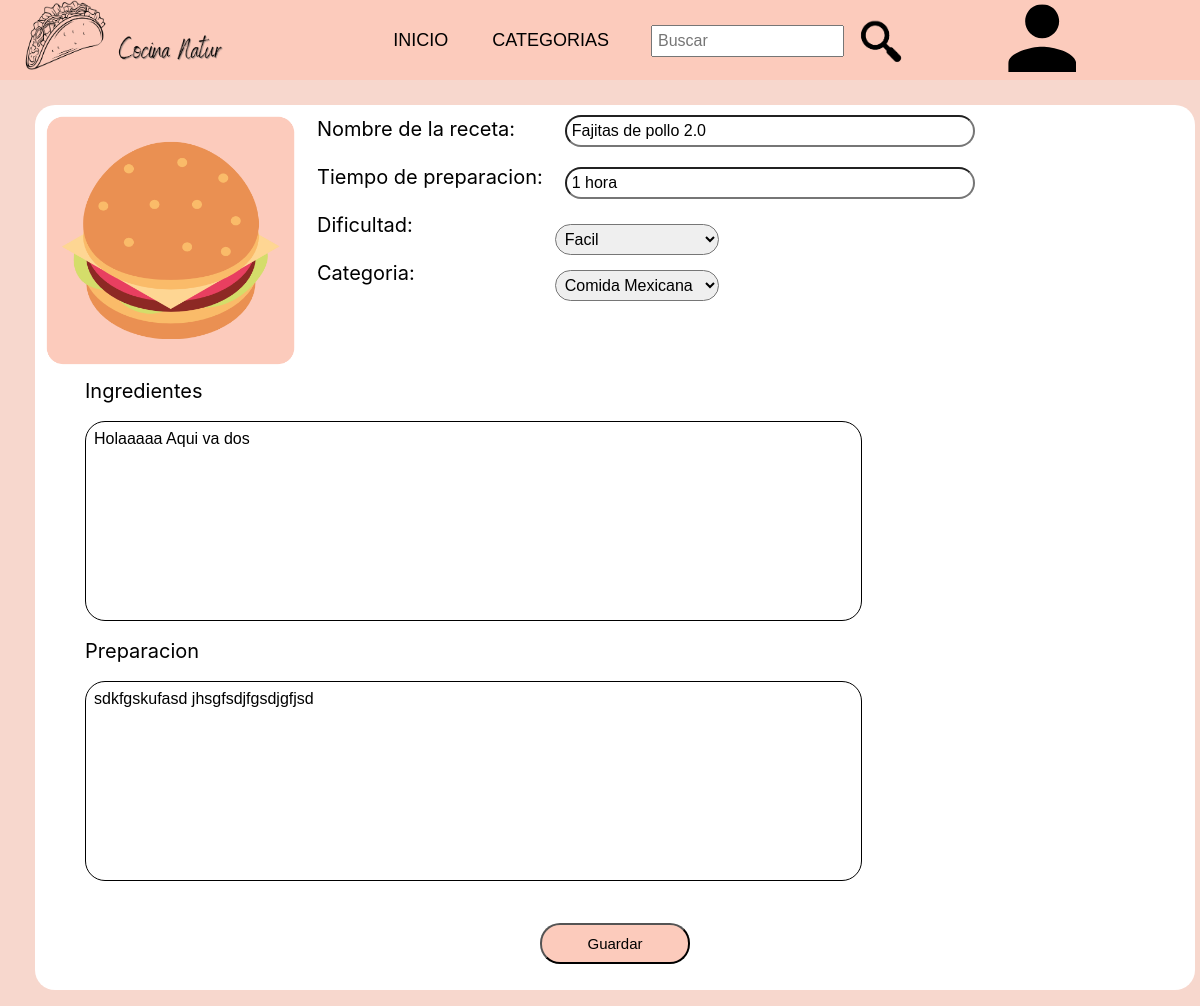
The page /EditarReceta.php?id=1 on the database as committed earlier.
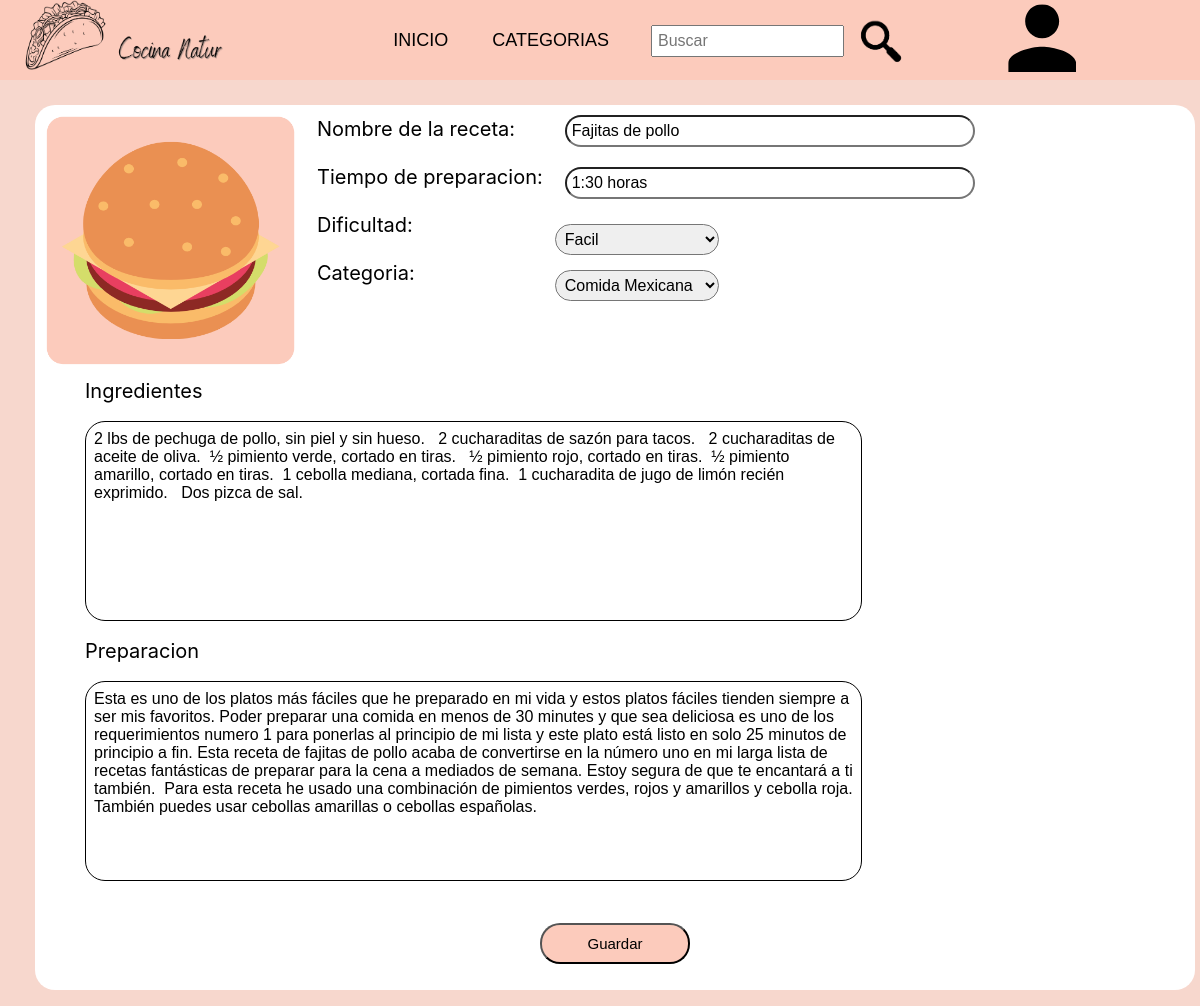
The same page on the database as committed later.
### tables this page shows
CREATE TABLE `receta` (
  `id_receta` int(11) NOT NULL,
  `id_usuario` int(11) NOT NULL,
  `nombre_receta` text NOT NULL,
  `tipo_receta` varchar(50) NOT NULL,
  `tiempo_receta` varchar(10) NOT NULL,
  `dificultad_receta` varchar(20) NOT NULL,
  `calificacion_receta` int(5) NOT NULL,
  `ingredientes_receta` varchar(1000) NOT NULL,
  `pasos_receta` text NOT NULL
);

### EditarReceta.php (the view, shortened to what this page needs)
<?php include "layouts/header.php"; ?>
<?php
    require 'Controllers/connect_db.php';
    $id_receta = $_GET['id'];
    $consultar = "SELECT * FROM receta WHERE id_receta='$id_receta'";
    $query = mysqli_query($conexion,$consultar);
    foreach($query as $row){
        $nombre = $row['nombre_receta'];
        $tiempo = $row['tiempo_receta'];
        $ingredientes = $row['ingredientes_receta'];
        $pasos = $row['pasos_receta'];
    }
?>
<!DOCTYPE html>
<html lang="en">
<head>
    <link rel="stylesheet" type="text/css" href="CSS/CSSañadir.css">
</head>
<body>
<div class="container">
    <div class="image">
     <form action="./Controllers/EditRecet.php" method="post" >
        <img src="images/food.png">
        <div class="encabezado">
            <p>Nombre de la receta: </p>
            <p>Tiempo de preparacion: </p>
            <p>Dificultad: </p>
            <p>Categoria: </p>
        </div>
        <div class="inp">
            <input type="text" name="nombreReceta" value="<?php echo $nombre ?>"><br>
            <input type="text" name="tiempo" placeholder="0:00" value="<?php echo $tiempo ?>"><br>
            <select name="dificultad">
                <option value="Facil">Facil</option>
            </select>
            <select name="categoria">
                <option value="Comida Mexicana">Comida Mexicana</option>
            </select>
        </div>
    </div>
    <div class="contenido">
        <p>Ingredientes</p><br>
            <div contenteditable class="fake-textarea" oninput="document.querySelector('#ingredientes').textContent = this.innerText"><?php echo $ingredientes ?></div>
        <br><p>Preparacion</p><br>
            <div contenteditable class="fake-textarea" oninput="document.querySelector('#preparacion').textContent = this.innerText"><?php echo $pasos ?></div>
    </div>
    <div class="boton">
        <input type="submit" value="Guardar" >
    </div>
</div>
</body>
</html>

Rows that differ between the two databases and show on the page:
changed receta: nombreReceta "Fajitas de pollo 2.0" → "Fajitas de pollo"; tiempo "1 hora" → "1:30 horas"; ingredientes_receta "Holaaaaa Aqui va dos" → "2 lbs de pechuga de pollo, sin piel y sin hueso. 2 cucharaditas de sazón para tacos. 2 cucharaditas de aceite de oliva. ½ pimiento verde, cortado en tiras. ½ pimiento rojo, cortado en tiras. ½ pimiento amarillo, cortado en tiras. 1 cebolla mediana, cortada fina. 1 cucharadita de jugo de limón recién exprimido. Dos pizca de sal."; pasos_receta "sdkfgskufasd jhsgfsdjfgsdjgfjsd" → "Esta es uno de los platos más fáciles que he preparado en mi vida y estos platos fáciles tienden siempre a ser mis favoritos. Poder preparar una comida en menos de 30 minutes y que sea deliciosa es uno de los requerimientos numero 1 para ponerlas al principio de mi lista y este plato está listo en solo 25 minutos de principio a fin. Esta receta de fajitas de pollo acaba de convertirse en la número uno en mi larga lista de recetas fantásticas de preparar para la cena a mediados de semana. Estoy segura de que te encantará a ti también. Para esta receta he usado una combinación de pimientos verdes, rojos y amarillos y cebolla roja. También puedes usar cebollas amarillas o cebollas españolas."
